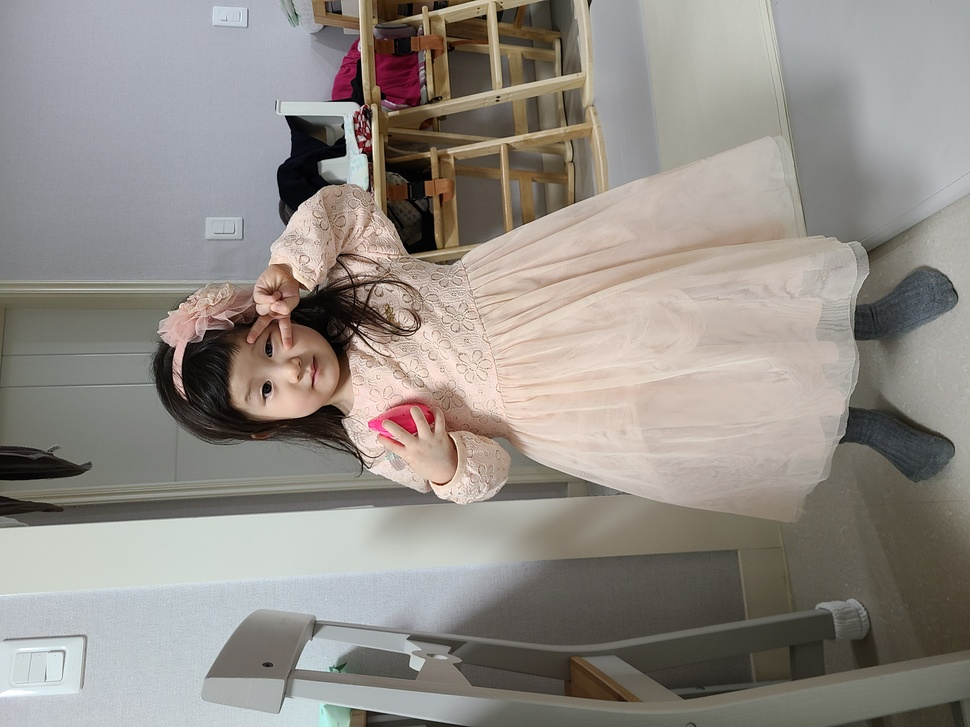
#> input picture aiffel_ai/lms/exp/07_segmentation/img/3.jpg, 970 x 727 px, shrunk from 4032 x 3024 before the run
$ jupyter execute --allow-errors code.ipynb
#> lines starting #> are read from the running program, lines starting #| are printed output that depends on the picture
[cell 1]
# !pip install opencv-python
# !pip install opencv-python pixellib

[cell 2]
import os
import urllib
import cv2
import numpy as np
from pixellib.semantic import semantic_segmentation
from matplotlib import pyplot as plt

[cell 3]
img_path = './img/3.jpg'
img_origin = cv2.imread(img_path)
#> img_origin is the input picture: shape (727, 970, 3); mean B, G, R 135, 140.9, 146.3
img_origin = cv2.rotate(img_origin, cv2.ROTATE_90_CLOCKWISE)
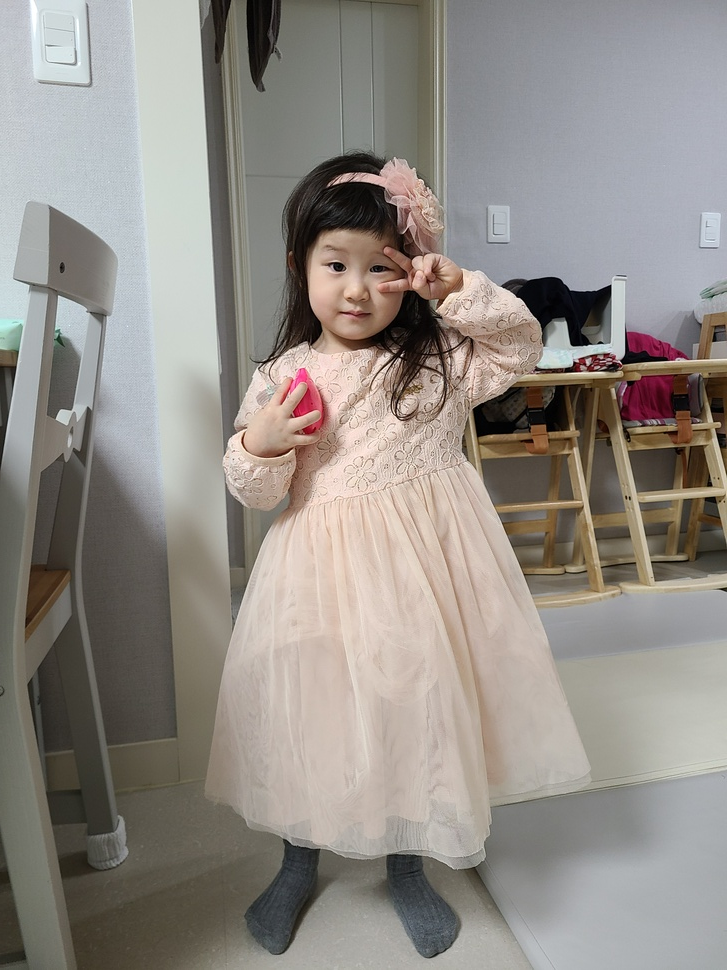
#> img_origin: shape (970, 727, 3); mean B, G, R 135, 140.9, 146.3
print(img_origin.shape)
#| (970, 727, 3)
plt.imshow(cv2.cvtColor(img_origin, cv2.COLOR_BGR2RGB))
plt.show()

[cell 4]
# [7 lines of commented-out code are left out]

#> (a cell that did not finish here is left out)

[cell 6]
# 레이블 이름
LABEL_NAMES = [
    'background', 'aeroplane', 'bicycle', 'bird', 'boat', 'bottle', 'bus',
    'car', 'cat', 'chair', 'cow', 'diningtable', 'dog', 'horse', 'motorbike',
    'person', 'pottedplant', 'sheep', 'sofa', 'train', 'tv'
]
len(LABEL_NAMES)

#> (a cell that did not finish here is left out)

#> (a cell that did not finish here is left out)

#> (a cell that did not finish here is left out)

[cell 10]
# 아래 코드를 이해하지 않아도 좋습니다
# PixelLib에서 그대로 가져온 코드입니다
# 주목해야 할 것은 생상 코드 결과물이예요!
colormap = np.zeros((256, 3), dtype = int)
ind = np.arange(256, dtype=int)

for shift in reversed(range(8)):
    for channel in range(3):
        colormap[:, channel] |= ((ind >> channel) & 1) << shift
    ind >>= 3

colormap[:20]

[cell 11]
colormap[15]

[cell 12]
seg_color = (128,128,192)

#> (a cell that did not finish here is left out)

[cell 14]
img_show = img_origin.copy()

# True과 False인 값을 각각 255과 0으로 바꿔줍니다
#> (the rest of this cell did not finish here and is left out)

[cell 15]
# (13,13)은 blurring kernel size를 뜻합니다
# 다양하게 바꿔보세요
img_origin_blur = cv2.blur(img_origin, (100 ,100))
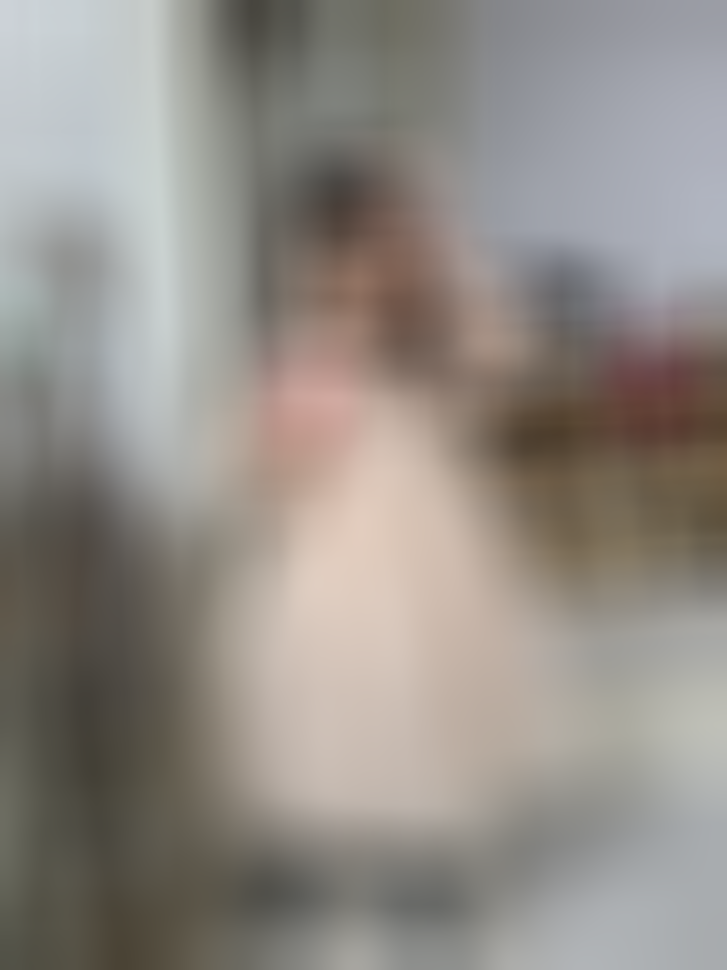
#> img_origin_blur: shape (970, 727, 3); mean B, G, R 135, 140.9, 146.3
plt.imshow(cv2.cvtColor(img_origin_blur, cv2.COLOR_BGR2RGB))
plt.show()

$ run again, with aiffel_ai/lms/exp/07_segmentation/img/0.jpg copied over aiffel_ai/lms/exp/07_segmentation/img/3.jpg
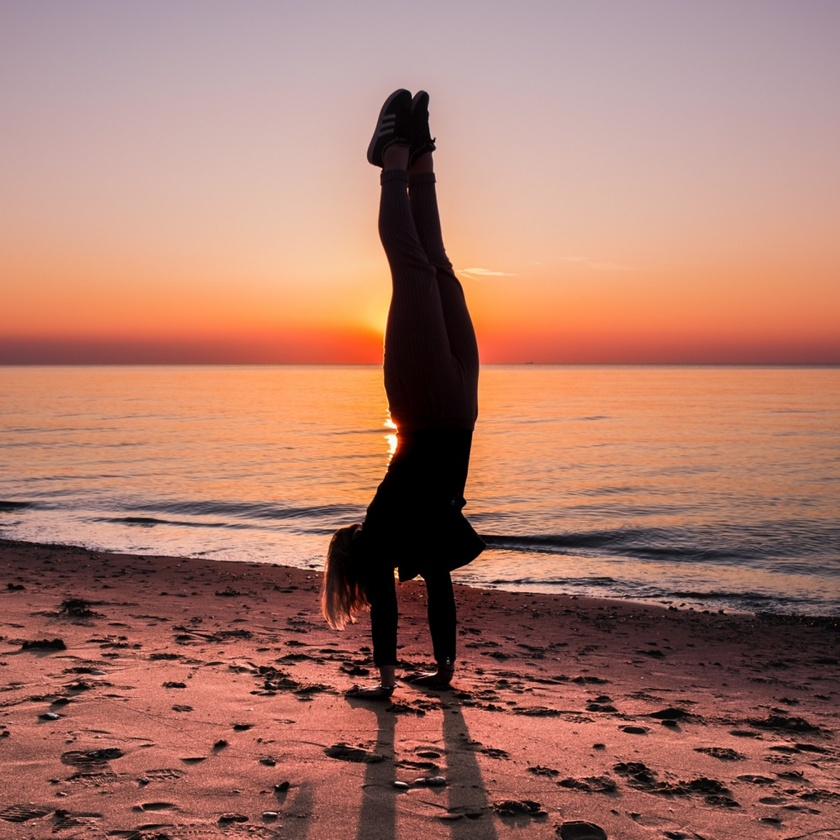
#> input picture aiffel_ai/lms/exp/07_segmentation/img/0.jpg, 840 x 840 px, shrunk from 1000 x 1000 before the run
#> img_origin is the input picture: shape (840, 840, 3); mean B, G, R 105.5, 120.1, 169.7
#> `img_origin = cv2.rotate(img_origin, cv2.ROTATE_90_CLOCKWISE)`:
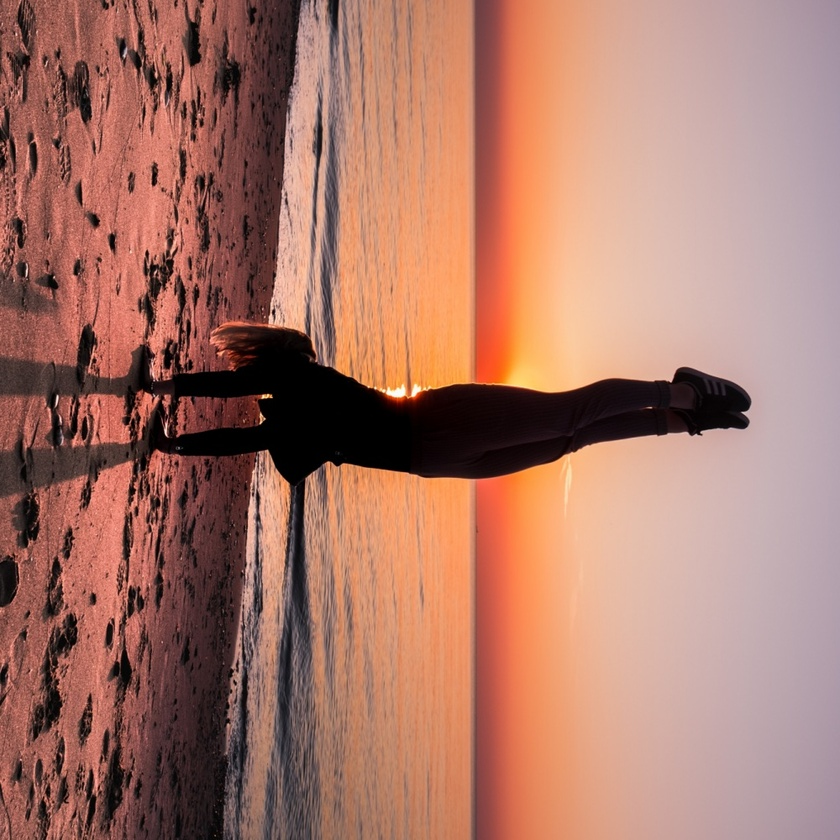
#> img_origin: shape (840, 840, 3); mean B, G, R 105.5, 120.1, 169.7
#| (840, 840, 3)
#> `img_origin_blur = cv2.blur(img_origin, (100 ,100))`:
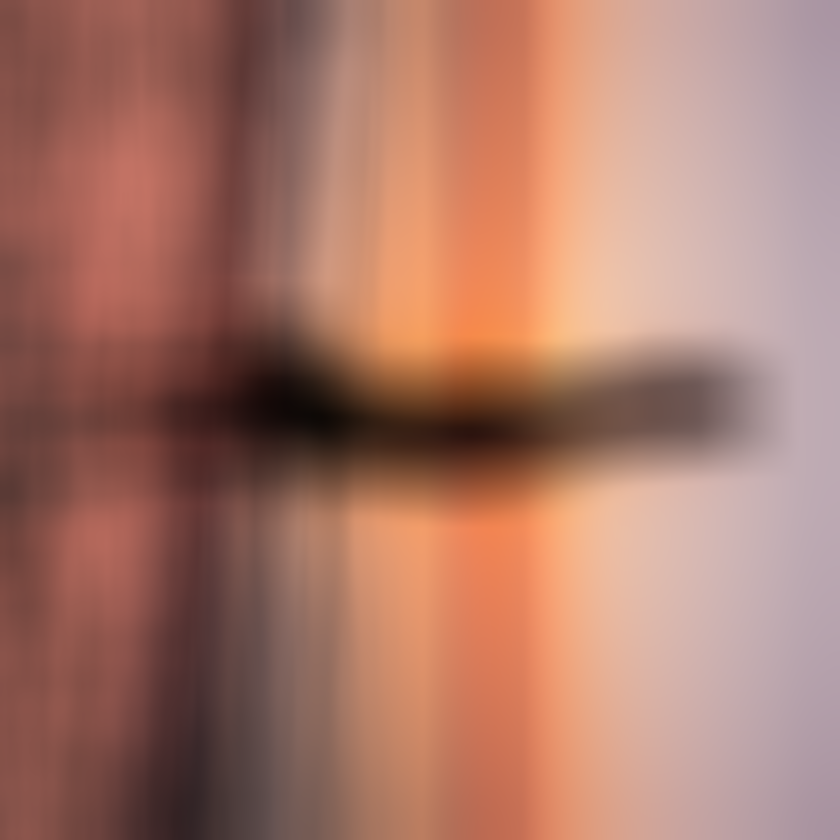
#> img_origin_blur: shape (840, 840, 3); mean B, G, R 105.5, 120.1, 169.6

$ run again, with aiffel_ai/lms/exp/07_segmentation/img/1.jpg copied over aiffel_ai/lms/exp/07_segmentation/img/3.jpg
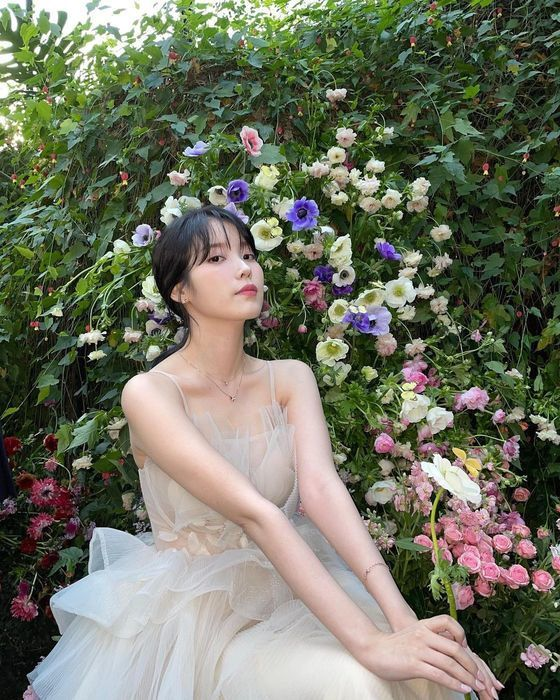
#> input picture aiffel_ai/lms/exp/07_segmentation/img/1.jpg, 560 x 700 px
#> img_origin is the input picture: shape (700, 560, 3); mean B, G, R 97.2, 114.9, 112
#> `img_origin = cv2.rotate(img_origin, cv2.ROTATE_90_CLOCKWISE)`:
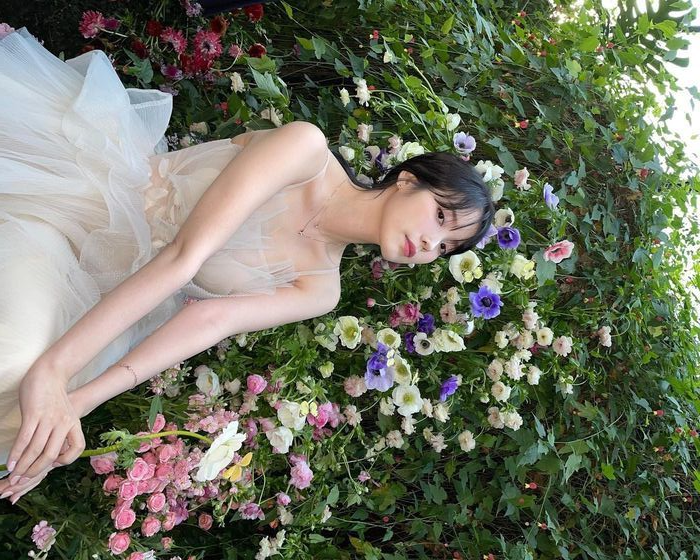
#> img_origin: shape (560, 700, 3); mean B, G, R 97.2, 114.9, 112
#| (560, 700, 3)
#> `img_origin_blur = cv2.blur(img_origin, (100 ,100))`:
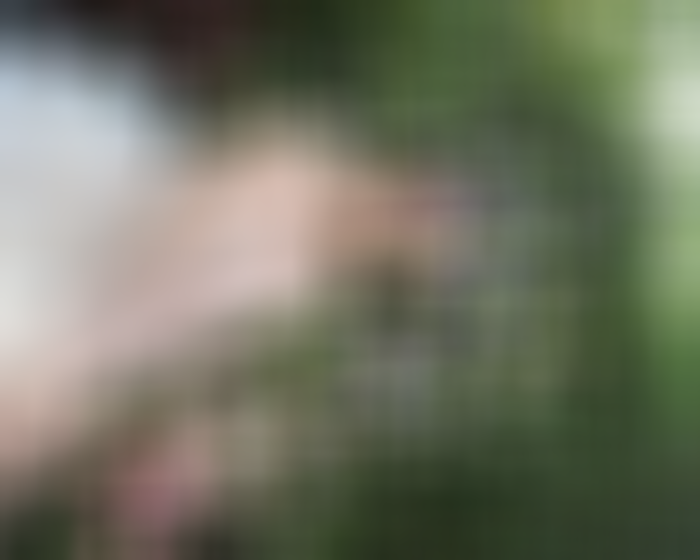
#> img_origin_blur: shape (560, 700, 3); mean B, G, R 97.3, 114.9, 112

$ run again, with aiffel_ai/lms/exp/07_segmentation/img/2.jpg copied over aiffel_ai/lms/exp/07_segmentation/img/3.jpg
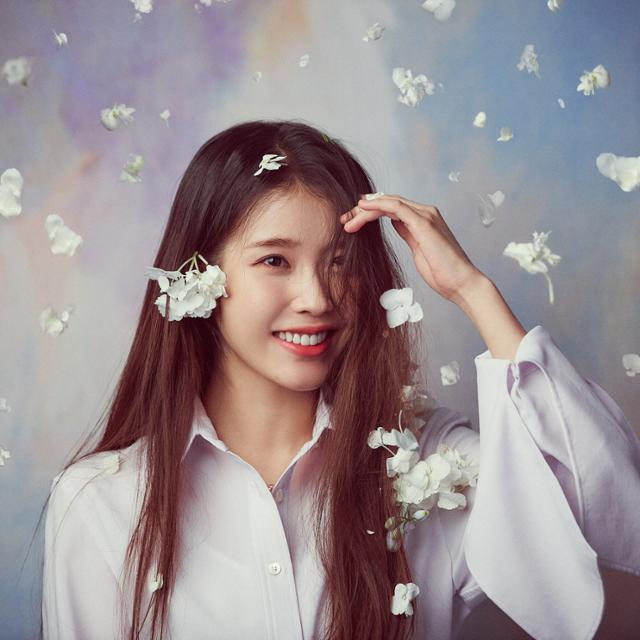
#> input picture aiffel_ai/lms/exp/07_segmentation/img/2.jpg, 640 x 640 px
#> img_origin is the input picture: shape (640, 640, 3); mean B, G, R 146.4, 142.8, 154.1
#> `img_origin = cv2.rotate(img_origin, cv2.ROTATE_90_CLOCKWISE)`:
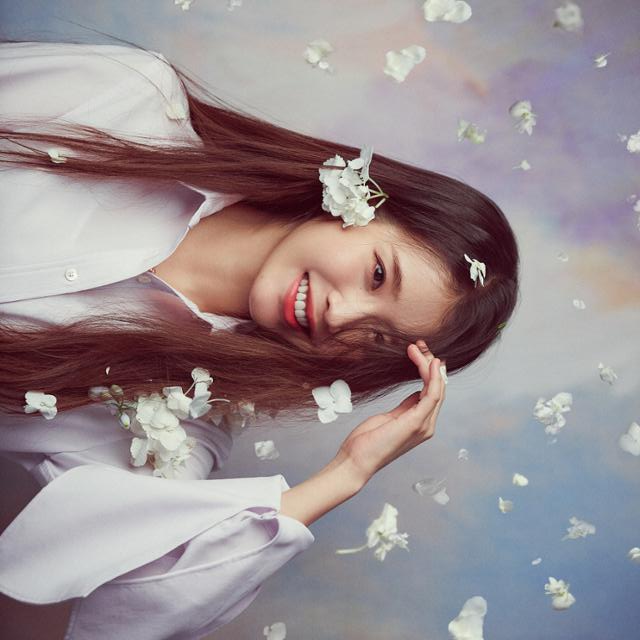
#> img_origin: shape (640, 640, 3); mean B, G, R 146.4, 142.8, 154.1
#| (640, 640, 3)
#> `img_origin_blur = cv2.blur(img_origin, (100 ,100))`:
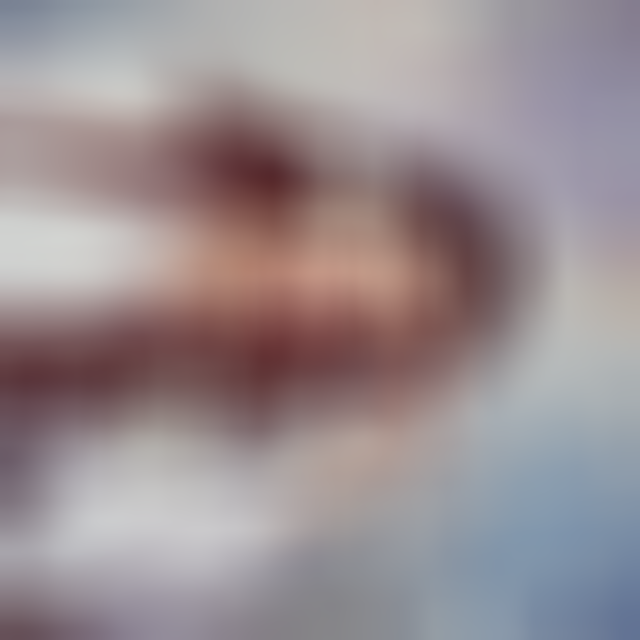
#> img_origin_blur: shape (640, 640, 3); mean B, G, R 146.5, 142.9, 154.1
